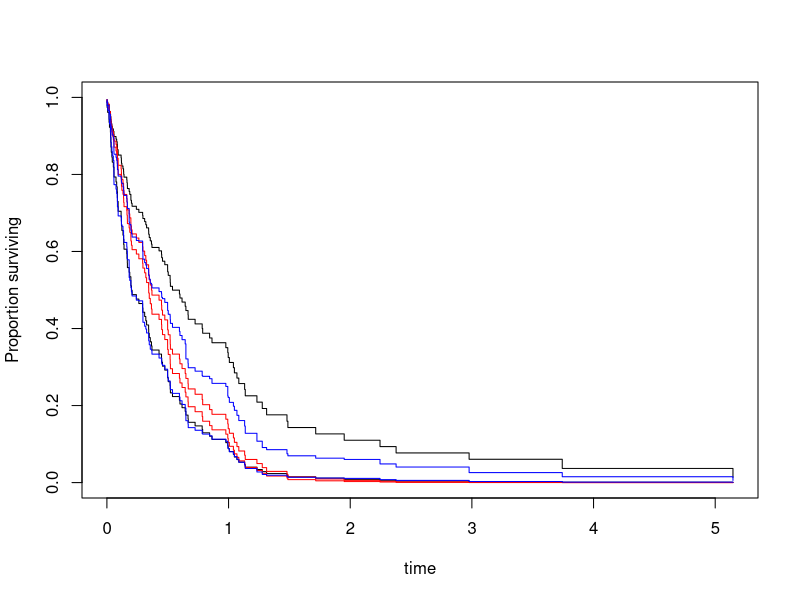
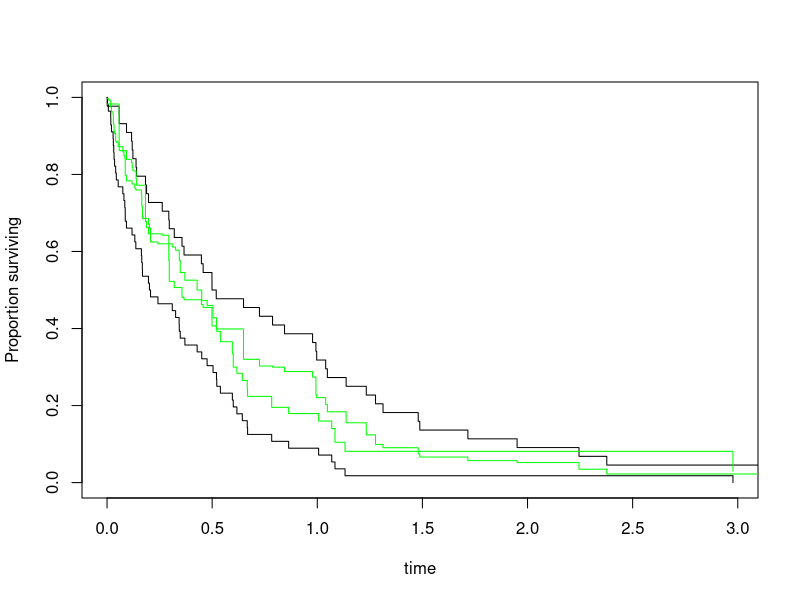

Generate these figures, in order, with R:
library(survey)


### Name: marginpred
### Title: Standardised predictions (predictive margins) for regression
###   models.
### Aliases: marginpred marginpred.svycoxph marginpred.svykmlist
###   marginpred.svyglm
### Keywords: survey

### ** Examples

## generate data with apparent group effect from confounding
set.seed(42)
df<-data.frame(x=rnorm(100))
df$time<-rexp(100)*exp(df$x-1)
df$status<-1
df$group<-(df$x+rnorm(100))>0
des<-svydesign(id=~1,data=df)
newdf<-data.frame(group=c(FALSE,TRUE), x=c(0,0))

## Cox model
m0<-svycoxph(Surv(time,status)~group,design=des)
m1<-svycoxph(Surv(time,status)~group+x,design=des)
## conditional predictions, unadjusted and adjusted
cpred0<-predict(m0, type="curve", newdata=newdf, se=TRUE)
cpred1<-predict(m1, type="curve", newdata=newdf, se=TRUE)
## adjusted marginal prediction
mpred<-marginpred(m0, adjustfor=~x, predictat=newdf, se=TRUE)

plot(cpred0)
lines(cpred1[[1]],col="red")
lines(cpred1[[2]],col="red")
lines(mpred[[1]],col="blue")
lines(mpred[[2]],col="blue")

## Kaplan--Meier
s2<-svykm(Surv(time,status>0)~group, design=des)
p2<-marginpred(s2, adjustfor=~x, predictat=newdf,se=TRUE)
plot(s2)
lines(p2[[1]],col="green")
lines(p2[[2]],col="green")

## logistic regression
logisticm <- svyglm(group~time, family=quasibinomial, design=des)
newdf$time<-c(0.1,0.8)
logisticpred <- marginpred(logisticm, adjustfor=~x, predictat=newdf)
